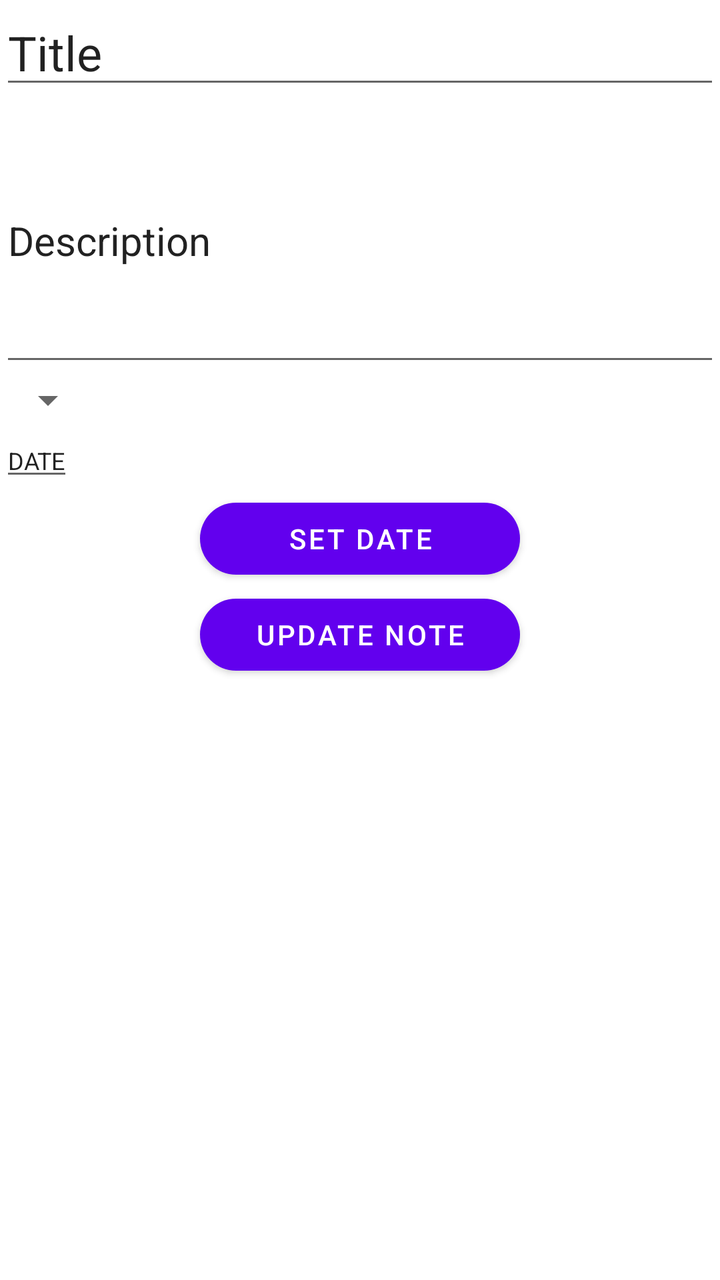
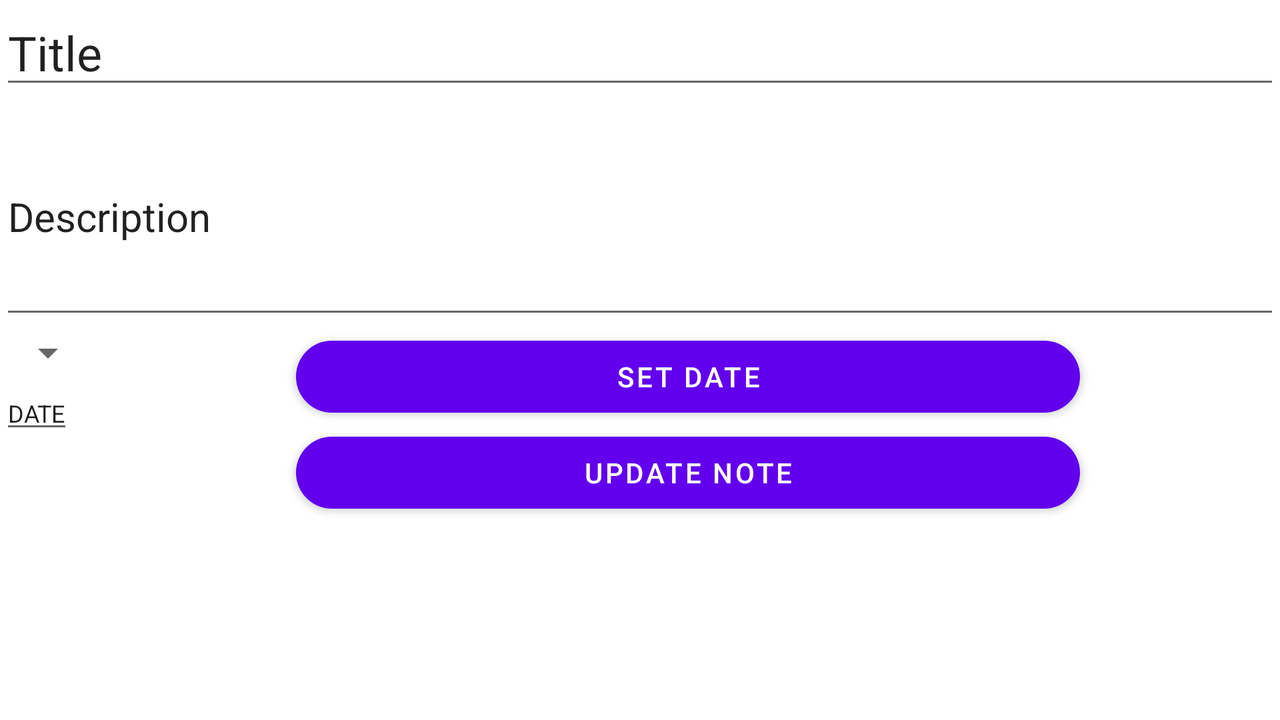

The same Android screen from two of the app's own layout files: first res/layout/ as a phone draws it, then the repository's variant for another configuration, drawn on a device whose configuration selects that folder. Both files follow.
<!-- AndroidManifest.xml: application theme Theme.Notes -->
<!-- res/layout/fragment_edit_note.xml -->
<?xml version="1.0" encoding="utf-8"?>
<FrameLayout xmlns:android="http://schemas.android.com/apk/res/android"
    xmlns:app="http://schemas.android.com/apk/res-auto"
    xmlns:tools="http://schemas.android.com/tools"
    android:layout_width="match_parent"
    android:layout_height="match_parent"
    android:background="@color/white"
    android:clickable="true"
    android:focusable="true"
    tools:context=".fragments.EditNoteFragment">


    <LinearLayout
        android:layout_width="match_parent"
        android:layout_height="match_parent"
        android:orientation="vertical">

        <EditText

            android:id="@+id/fragment_edit_title"
            android:layout_width="match_parent"
            android:layout_height="wrap_content"
            android:textSize="@dimen/title_size"
            tools:text="Title" />

        <EditText
            android:id="@+id/fragment_edit_description"
            android:layout_width="match_parent"
            android:layout_height="wrap_content"
            android:lines="5"
            android:textSize="@dimen/description_size"
            tools:text="Description" />


        <Spinner
            android:id="@+id/fragment_edit_importance_spinner"
            android:layout_width="wrap_content"
            android:layout_height="wrap_content" />

        <EditText
            android:id="@+id/fragment_edit_date"
            android:layout_width="wrap_content"
            android:layout_height="wrap_content"
            android:focusable="false"
            android:hint="@string/hint_date"
            android:textSize="12sp"
            tools:text="DATE" />


        <com.google.android.material.button.MaterialButton
            android:id="@+id/fragment_edit_date_button"
            android:layout_width="match_parent"
            android:layout_height="wrap_content"
            android:layout_marginHorizontal="@dimen/margin_button"
            android:text="SET DATE"
            app:cornerRadius="@dimen/corner_radius" />

        <com.google.android.material.button.MaterialButton
            android:id="@+id/fragment_update_note_button"
            android:layout_width="match_parent"
            android:layout_height="wrap_content"
            android:layout_marginHorizontal="@dimen/margin_button"
            android:text="@string/update_button"
            app:cornerRadius="@dimen/corner_radius" />
    </LinearLayout>
</FrameLayout>
<!-- resources referenced by this layout -->
<resources>
  <color name="white">#FFFFFFFF</color>
  <dimen name="corner_radius">20dp</dimen>
  <dimen name="description_size">20sp</dimen>
  <dimen name="margin_button">100dp</dimen>
  <dimen name="title_size">24sp</dimen>
  <string name="hint_date">Date</string>
  <string name="update_button">Update note</string>
  <style name="Theme.Notes" parent="Theme.MaterialComponents.DayNight.NoActionBar">
          
          <item name="colorPrimary">@color/purple_500</item>
          <item name="colorPrimaryVariant">@color/purple_700</item>
          <item name="colorOnPrimary">@color/white</item>
          
          <item name="colorSecondary">@color/teal_200</item>
          <item name="colorSecondaryVariant">@color/teal_700</item>
          <item name="colorOnSecondary">@color/black</item>
          
          <item name="android:statusBarColor" tools:targetApi="l">?attr/colorPrimaryVariant</item>
          
          <item name="drawerArrowStyle">@style/DrawerIconStyle</item>
      </style>
  <color name="purple_500">#FF6200EE</color>
  <color name="purple_700">#FF3700B3</color>
  <color name="teal_200">#FF03DAC5</color>
  <color name="teal_700">#FF018786</color>
  <color name="black">#FF000000</color>
  <style name="DrawerIconStyle" parent="Widget.AppCompat.DrawerArrowToggle">
          <item name="color">@color/white</item>
      </style>
</resources>
<!-- res/layout-land/fragment_edit_note.xml (the repository's variant of the layout above) -->
<!-- drawn on the phone turned sideways -->
<?xml version="1.0" encoding="utf-8"?>
<FrameLayout xmlns:android="http://schemas.android.com/apk/res/android"
    xmlns:app="http://schemas.android.com/apk/res-auto"
    xmlns:tools="http://schemas.android.com/tools"
    android:layout_width="match_parent"
    android:layout_height="match_parent"
    android:background="@color/white"
    android:clickable="true"
    android:focusable="true"
    tools:context=".fragments.EditNoteFragment">


    <RelativeLayout
        android:layout_width="match_parent"
        android:layout_height="match_parent">

        <LinearLayout
            android:id="@+id/fragment_edit_main_panel"
            android:layout_width="match_parent"
            android:layout_height="wrap_content"
            android:orientation="vertical">

            <EditText
                android:id="@+id/fragment_edit_title"
                android:layout_width="match_parent"
                android:layout_height="wrap_content"
                android:hint="@string/hint_title"
                android:textSize="@dimen/title_size"
                tools:text="Title" />

            <EditText
                android:id="@+id/fragment_edit_description"
                android:layout_width="match_parent"
                android:layout_height="wrap_content"
                android:hint="@string/hint_description"
                android:lines="4"
                android:textSize="@dimen/description_size"
                tools:text="Description" />
        </LinearLayout>

        <LinearLayout
            android:id="@+id/fragment_edit_additional_info_panel"
            android:layout_width="wrap_content"
            android:layout_height="wrap_content"
            android:orientation="vertical"
            android:layout_below="@id/fragment_edit_main_panel">

            <Spinner
                android:id="@+id/fragment_edit_importance_spinner"
                android:layout_width="wrap_content"
                android:layout_height="wrap_content" />

            <EditText
                android:id="@+id/fragment_edit_date"
                android:layout_width="wrap_content"
                android:layout_height="wrap_content"
                android:focusable="false"
                android:hint="@string/hint_date"
                android:textSize="12sp"
                tools:text="DATE" />
        </LinearLayout>

        <LinearLayout
            android:layout_toRightOf="@id/fragment_edit_additional_info_panel"
            android:layout_below="@id/fragment_edit_main_panel"
            android:layout_width="match_parent"
            android:layout_height="wrap_content"
            android:orientation="vertical"
            >


            <com.google.android.material.button.MaterialButton
                android:id="@+id/fragment_edit_date_button"
                android:layout_width="match_parent"
                android:layout_height="wrap_content"
                android:layout_marginHorizontal="@dimen/margin_button"
                android:text="@string/edit_set_date_button"
                app:cornerRadius="@dimen/corner_radius" />

            <com.google.android.material.button.MaterialButton
                android:id="@+id/fragment_update_note_button"
                android:layout_width="match_parent"
                android:layout_height="wrap_content"
                android:layout_marginHorizontal="@dimen/margin_button"
                android:text="@string/update_button"
                app:cornerRadius="@dimen/corner_radius" />


        </LinearLayout>


    </RelativeLayout>


</FrameLayout>
<!-- resources referenced by the variant -->
<!-- as the phone turned sideways resolves them -->
<resources>
  <color name="white">#FFFFFFFF</color>
  <dimen name="corner_radius">20dp</dimen>
  <dimen name="description_size">20sp</dimen>
  <dimen name="margin_button">100dp</dimen>
  <dimen name="title_size">24sp</dimen>
  <string name="edit_set_date_button">SET DATE</string>
  <string name="hint_date">Date</string>
  <string name="hint_description">Description</string>
  <string name="hint_title">Title</string>
  <string name="update_button">Update note</string>
  <style name="Theme.Notes" parent="Theme.MaterialComponents.DayNight.NoActionBar">
          
          <item name="colorPrimary">@color/purple_500</item>
          <item name="colorPrimaryVariant">@color/purple_700</item>
          <item name="colorOnPrimary">@color/white</item>
          
          <item name="colorSecondary">@color/teal_200</item>
          <item name="colorSecondaryVariant">@color/teal_700</item>
          <item name="colorOnSecondary">@color/black</item>
          
          <item name="android:statusBarColor" tools:targetApi="l">?attr/colorPrimaryVariant</item>
          
          <item name="drawerArrowStyle">@style/DrawerIconStyle</item>
      </style>
  <color name="purple_500">#FF6200EE</color>
  <color name="purple_700">#FF3700B3</color>
  <color name="teal_200">#FF03DAC5</color>
  <color name="teal_700">#FF018786</color>
  <color name="black">#FF000000</color>
  <style name="DrawerIconStyle" parent="Widget.AppCompat.DrawerArrowToggle">
          <item name="color">@color/white</item>
      </style>
</resources>
